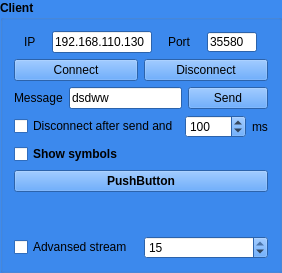
         <widget class="QGroupBox" name="groupBox_2">
          <property name="sizePolicy">
           <sizepolicy hsizetype="MinimumExpanding" vsizetype="Preferred">
            <horstretch>0</horstretch>
            <verstretch>0</verstretch>
           </sizepolicy>
          </property>
          <property name="minimumSize">
           <size>
            <width>280</width>
            <height>0</height>
           </size>
          </property>
          <property name="palette">
           <palette>
            <active>
             <colorrole role="WindowText">
              <brush brushstyle="SolidPattern">
               <color alpha="255">
                <red>0</red>
                <green>0</green>
                <blue>0</blue>
               </color>
              </brush>
             </colorrole>
             <colorrole role="Button">
              <brush brushstyle="SolidPattern">
               <color alpha="255">
                <red>61</red>
                <green>139</green>
                <blue>240</blue>
               </color>
              </brush>
             </colorrole>
             <colorrole role="Light">
              <brush brushstyle="SolidPattern">
               <color alpha="255">
                <red>170</red>
                <green>207</green>
                <blue>255</blue>
               </color>
              </brush>
             </colorrole>
             <colorrole role="Midlight">
              <brush brushstyle="SolidPattern">
               <color alpha="255">
                <red>115</red>
                <green>173</green>
                <blue>247</blue>
               </color>
              </brush>
             </colorrole>
             <colorrole role="Dark">
              <brush brushstyle="SolidPattern">
               <color alpha="255">
                <red>30</red>
                <green>69</green>
                <blue>120</blue>
               </color>
              </brush>
             </colorrole>
             <colorrole role="Mid">
              <brush brushstyle="SolidPattern">
               <color alpha="255">
                <red>40</red>
                <green>93</green>
                <blue>160</blue>
               </color>
              </brush>
             </colorrole>
             <colorrole role="Text">
              <brush brushstyle="SolidPattern">
               <color alpha="255">
                <red>0</red>
                <green>0</green>
                <blue>0</blue>
               </color>
              </brush>
             </colorrole>
             <colorrole role="BrightText">
              <brush brushstyle="SolidPattern">
               <color alpha="255">
                <red>255</red>
                <green>255</green>
                <blue>255</blue>
               </color>
              </brush>
             </colorrole>
             <colorrole role="ButtonText">
              <brush brushstyle="SolidPattern">
               <color alpha="255">
                <red>0</red>
                <green>0</green>
                <blue>0</blue>
               </color>
              </brush>
             </colorrole>
             <colorrole role="Base">
              <brush brushstyle="SolidPattern">
               <color alpha="255">
                <red>255</red>
                <green>255</green>
                <blue>255</blue>
               </color>
              </brush>
             </colorrole>
             <colorrole role="Window">
              <brush brushstyle="SolidPattern">
               <color alpha="255">
                <red>61</red>
                <green>139</green>
                <blue>240</blue>
               </color>
              </brush>
             </colorrole>
             <colorrole role="Shadow">
              <brush brushstyle="SolidPattern">
               <color alpha="255">
                <red>0</red>
                <green>0</green>
                <blue>0</blue>
               </color>
              </brush>
             </colorrole>
             <colorrole role="AlternateBase">
              <brush brushstyle="SolidPattern">
               <color alpha="255">
                <red>158</red>
                <green>197</green>
                <blue>247</blue>
               </color>
              </brush>
             </colorrole>
             <colorrole role="ToolTipBase">
              <brush brushstyle="SolidPattern">
               <color alpha="255">
                <red>255</red>
                <green>255</green>
                <blue>220</blue>
               </color>
              </brush>
             </colorrole>
             <colorrole role="ToolTipText">
              <brush brushstyle="SolidPattern">
               <color alpha="255">
                <red>0</red>
                <green>0</green>
                <blue>0</blue>
               </color>
              </brush>
             </colorrole>
            </active>
            <inactive>
             <colorrole role="WindowText">
              <brush brushstyle="SolidPattern">
               <color alpha="255">
                <red>0</red>
                <green>0</green>
                <blue>0</blue>
               </color>
              </brush>
             </colorrole>
             <colorrole role="Button">
              <brush brushstyle="SolidPattern">
               <color alpha="255">
                <red>61</red>
                <green>139</green>
                <blue>240</blue>
               </color>
              </brush>
             </colorrole>
             <colorrole role="Light">
              <brush brushstyle="SolidPattern">
               <color alpha="255">
                <red>170</red>
                <green>207</green>
                <blue>255</blue>
               </color>
              </brush>
             </colorrole>
             <colorrole role="Midlight">
              <brush brushstyle="SolidPattern">
               <color alpha="255">
                <red>115</red>
                <green>173</green>
                <blue>247</blue>
               </color>
              </brush>
             </colorrole>
             <colorrole role="Dark">
              <brush brushstyle="SolidPattern">
               <color alpha="255">
                <red>30</red>
                <green>69</green>
                <blue>120</blue>
               </color>
              </brush>
             </colorrole>
             <colorrole role="Mid">
              <brush brushstyle="SolidPattern">
               <color alpha="255">
                <red>40</red>
                <green>93</green>
                <blue>160</blue>
               </color>
              </brush>
             </colorrole>
             <colorrole role="Text">
              <brush brushstyle="SolidPattern">
               <color alpha="255">
                <red>0</red>
                <green>0</green>
                <blue>0</blue>
               </color>
              </brush>
             </colorrole>
             <colorrole role="BrightText">
              <brush brushstyle="SolidPattern">
               <color alpha="255">
                <red>255</red>
                <green>255</green>
                <blue>255</blue>
               </color>
              </brush>
             </colorrole>
             <colorrole role="ButtonText">
              <brush brushstyle="SolidPattern">
               <color alpha="255">
                <red>0</red>
                <green>0</green>
                <blue>0</blue>
               </color>
              </brush>
             </colorrole>
             <colorrole role="Base">
              <brush brushstyle="SolidPattern">
               <color alpha="255">
                <red>255</red>
                <green>255</green>
                <blue>255</blue>
               </color>
              </brush>
             </colorrole>
             <colorrole role="Window">
              <brush brushstyle="SolidPattern">
               <color alpha="255">
                <red>61</red>
                <green>139</green>
                <blue>240</blue>
               </color>
              </brush>
             </colorrole>
             <colorrole role="Shadow">
              <brush brushstyle="SolidPattern">
               <color alpha="255">
                <red>0</red>
                <green>0</green>
                <blue>0</blue>
               </color>
              </brush>
             </colorrole>
             <colorrole role="AlternateBase">
              <brush brushstyle="SolidPattern">
               <color alpha="255">
                <red>158</red>
                <green>197</green>
                <blue>247</blue>
               </color>
              </brush>
             </colorrole>
             <colorrole role="ToolTipBase">
              <brush brushstyle="SolidPattern">
               <color alpha="255">
                <red>255</red>
                <green>255</green>
                <blue>220</blue>
               </color>
              </brush>
             </colorrole>
             <colorrole role="ToolTipText">
              <brush brushstyle="SolidPattern">
               <color alpha="255">
                <red>0</red>
                <green>0</green>
                <blue>0</blue>
               </color>
              </brush>
             </colorrole>
            </inactive>
            <disabled>
             <colorrole role="WindowText">
              <brush brushstyle="SolidPattern">
               <color alpha="255">
                <red>30</red>
                <green>69</green>
                <blue>120</blue>
               </color>
              </brush>
             </colorrole>
             <colorrole role="Button">
              <brush brushstyle="SolidPattern">
               <color alpha="255">
                <red>61</red>
                <green>139</green>
                <blue>240</blue>
               </color>
              </brush>
             </colorrole>
             <colorrole role="Light">
              <brush brushstyle="SolidPattern">
               <color alpha="255">
                <red>170</red>
                <green>207</green>
                <blue>255</blue>
               </color>
              </brush>
             </colorrole>
             <colorrole role="Midlight">
              <brush brushstyle="SolidPattern">
               <color alpha="255">
                <red>115</red>
                <green>173</green>
                <blue>247</blue>
               </color>
              </brush>
             </colorrole>
             <colorrole role="Dark">
              <brush brushstyle="SolidPattern">
               <color alpha="255">
                <red>30</red>
                <green>69</green>
                <blue>120</blue>
               </color>
              </brush>
             </colorrole>
             <colorrole role="Mid">
              <brush brushstyle="SolidPattern">
               <color alpha="255">
                <red>40</red>
                <green>93</green>
                <blue>160</blue>
               </color>
              </brush>
             </colorrole>
             <colorrole role="Text">
              <brush brushstyle="SolidPattern">
               <color alpha="255">
                <red>30</red>
                <green>69</green>
                <blue>120</blue>
               </color>
              </brush>
             </colorrole>
             <colorrole role="BrightText">
              <brush brushstyle="SolidPattern">
               <color alpha="255">
                <red>255</red>
                <green>255</green>
                <blue>255</blue>
               </color>
              </brush>
             </colorrole>
             <colorrole role="ButtonText">
              <brush brushstyle="SolidPattern">
               <color alpha="255">
                <red>30</red>
                <green>69</green>
                <blue>120</blue>
               </color>
              </brush>
             </colorrole>
             <colorrole role="Base">
              <brush brushstyle="SolidPattern">
               <color alpha="255">
                <red>61</red>
                <green>139</green>
                <blue>240</blue>
               </color>
              </brush>
             </colorrole>
             <colorrole role="Window">
              <brush brushstyle="SolidPattern">
               <color alpha="255">
                <red>61</red>
                <green>139</green>
                <blue>240</blue>
               </color>
              </brush>
             </colorrole>
             <colorrole role="Shadow">
              <brush brushstyle="SolidPattern">
               <color alpha="255">
                <red>0</red>
                <green>0</green>
                <blue>0</blue>
               </color>
              </brush>
             </colorrole>
             <colorrole role="AlternateBase">
              <brush brushstyle="SolidPattern">
               <color alpha="255">
                <red>61</red>
                <green>139</green>
                <blue>240</blue>
               </color>
              </brush>
             </colorrole>
             <colorrole role="ToolTipBase">
              <brush brushstyle="SolidPattern">
               <color alpha="255">
                <red>255</red>
                <green>255</green>
                <blue>220</blue>
               </color>
              </brush>
             </colorrole>
             <colorrole role="ToolTipText">
              <brush brushstyle="SolidPattern">
               <color alpha="255">
                <red>0</red>
                <green>0</green>
                <blue>0</blue>
               </color>
              </brush>
             </colorrole>
            </disabled>
           </palette>
          </property>
          <property name="font">
           <font>
            <weight>75</weight>
            <bold>true</bold>
           </font>
          </property>
          <property name="title">
           <string>Client</string>
          </property>
          <property name="flat">
           <bool>true</bool>
          </property>
          <layout class="QVBoxLayout" name="verticalLayout_4">
           <item>
            <layout class="QHBoxLayout" name="horizontalLayout_7">
             <item>
              <widget class="QLabel" name="label_11">
               <property name="sizePolicy">
                <sizepolicy hsizetype="Fixed" vsizetype="Fixed">
                 <horstretch>0</horstretch>
                 <verstretch>0</verstretch>
                </sizepolicy>
               </property>
               <property name="font">
                <font>
                 <weight>50</weight>
                 <bold>false</bold>
                </font>
               </property>
               <property name="text">
                <string>IP</string>
               </property>
               <property name="alignment">
                <set>Qt::AlignLeading|Qt::AlignLeft|Qt::AlignVCenter</set>
               </property>
              </widget>
             </item>
             <item>
              <widget class="QLineEdit" name="editIp">
               <property name="sizePolicy">
                <sizepolicy hsizetype="Fixed" vsizetype="Maximum">
                 <horstretch>0</horstretch>
                 <verstretch>0</verstretch>
                </sizepolicy>
               </property>
               <property name="maximumSize">
                <size>
                 <width>100</width>
                 <height>16777215</height>
                </size>
               </property>
               <property name="font">
                <font>
                 <weight>50</weight>
                 <bold>false</bold>
                </font>
               </property>
               <property name="text">
                <string>192.168.110.130</string>
               </property>
              </widget>
             </item>
             <item>
              <widget class="QLabel" name="label_12">
               <property name="sizePolicy">
                <sizepolicy hsizetype="Fixed" vsizetype="Fixed">
                 <horstretch>0</horstretch>
                 <verstretch>0</verstretch>
                </sizepolicy>
               </property>
               <property name="font">
                <font>
                 <weight>50</weight>
                 <bold>false</bold>
                </font>
               </property>
               <property name="text">
                <string>Port</string>
               </property>
              </widget>
             </item>
             <item>
              <widget class="QLineEdit" name="editPort">
               <property name="sizePolicy">
                <sizepolicy hsizetype="MinimumExpanding" vsizetype="Fixed">
                 <horstretch>0</horstretch>
                 <verstretch>0</verstretch>
                </sizepolicy>
               </property>
               <property name="maximumSize">
                <size>
                 <width>50</width>
                 <height>20</height>
                </size>
               </property>
               <property name="font">
                <font>
                 <weight>50</weight>
                 <bold>false</bold>
                </font>
               </property>
               <property name="text">
                <string>35580</string>
               </property>
               <property name="frame">
                <bool>true</bool>
               </property>
              </widget>
             </item>
            </layout>
           </item>
           <item>
            <layout class="QHBoxLayout" name="horizontalLayout_12">
             <item>
              <widget class="QPushButton" name="bnConnect">
               <property name="font">
                <font>
                 <weight>50</weight>
                 <bold>false</bold>
                </font>
               </property>
               <property name="text">
                <string>Connect</string>
               </property>
              </widget>
             </item>
             <item>
              <widget class="QPushButton" name="bnDisconnect">
               <property name="font">
                <font>
                 <weight>50</weight>
                 <bold>false</bold>
                </font>
               </property>
               <property name="text">
                <string>Disconnect</string>
               </property>
              </widget>
             </item>
            </layout>
           </item>
           <item>
            <layout class="QHBoxLayout" name="horizontalLayout_8">
             <item>
              <widget class="QLabel" name="label_6">
               <property name="font">
                <font>
                 <weight>50</weight>
                 <bold>false</bold>
                </font>
               </property>
               <property name="text">
                <string>Message</string>
               </property>
              </widget>
             </item>
             <item>
              <widget class="QLineEdit" name="editMsg">
               <property name="font">
                <font>
                 <weight>50</weight>
                 <bold>false</bold>
                </font>
               </property>
               <property name="text">
                <string>dsdww</string>
               </property>
              </widget>
             </item>
             <item>
              <widget class="QPushButton" name="bnSendMsg">
               <property name="font">
                <font>
                 <weight>50</weight>
                 <bold>false</bold>
                </font>
               </property>
               <property name="text">
                <string>Send</string>
               </property>
              </widget>
             </item>
            </layout>
           </item>
           <item>
            <layout class="QHBoxLayout" name="horizontalLayout_10">
             <item>
              <widget class="QCheckBox" name="chbDisconnectAfterSend">
               <property name="font">
                <font>
                 <weight>50</weight>
                 <bold>false</bold>
                </font>
               </property>
               <property name="text">
                <string>Disconnect after send and</string>
               </property>
              </widget>
             </item>
             <item>
              <widget class="QSpinBox" name="sbTimer">
               <property name="font">
                <font>
                 <weight>50</weight>
                 <bold>false</bold>
                </font>
               </property>
               <property name="maximum">
                <number>10000</number>
               </property>
               <property name="singleStep">
                <number>10</number>
               </property>
               <property name="value">
                <number>100</number>
               </property>
              </widget>
             </item>
             <item>
              <widget class="QLabel" name="label_3">
               <property name="font">
                <font>
                 <weight>50</weight>
                 <bold>false</bold>
                </font>
               </property>
               <property name="text">
                <string>ms</string>
               </property>
              </widget>
             </item>
            </layout>
           </item>
           <item>
            <widget class="QCheckBox" name="chbShowSimbols">
             <property name="text">
              <string>Show symbols</string>
             </property>
            </widget>
           </item>
           <item>
            <widget class="QPushButton" name="pushButton">
             <property name="text">
              <string>PushButton</string>
             </property>
            </widget>
           </item>
           <item>
            <spacer name="verticalSpacer_2">
             <property name="orientation">
              <enum>Qt::Vertical</enum>
             </property>
             <property name="sizeType">
              <enum>QSizePolicy::Expanding</enum>
             </property>
             <property name="sizeHint" stdset="0">
              <size>
               <width>201</width>
               <height>38</height>
              </size>
             </property>
            </spacer>
           </item>
           <item>
            <layout class="QHBoxLayout" name="horizontalLayout_11">
             <item>
              <widget class="QCheckBox" name="chbAdvStream">
               <property name="font">
                <font>
                 <weight>50</weight>
                 <bold>false</bold>
                </font>
               </property>
               <property name="text">
                <string>Advansed stream</string>
               </property>
              </widget>
             </item>
             <item>
              <widget class="QSpinBox" name="sbStreamVer">
               <property name="font">
                <font>
                 <weight>50</weight>
                 <bold>false</bold>
                </font>
               </property>
               <property name="minimum">
                <number>1</number>
               </property>
               <property name="maximum">
                <number>15</number>
               </property>
               <property name="value">
                <number>15</number>
               </property>
              </widget>
             </item>
            </layout>
           </item>
          </layout>
          <zorder></zorder>
          <zorder></zorder>
          <zorder>verticalSpacer_2</zorder>
          <zorder></zorder>
          <zorder></zorder>
          <zorder>chbShowSimbols</zorder>
          <zorder>pushButton</zorder>
         </widget>
